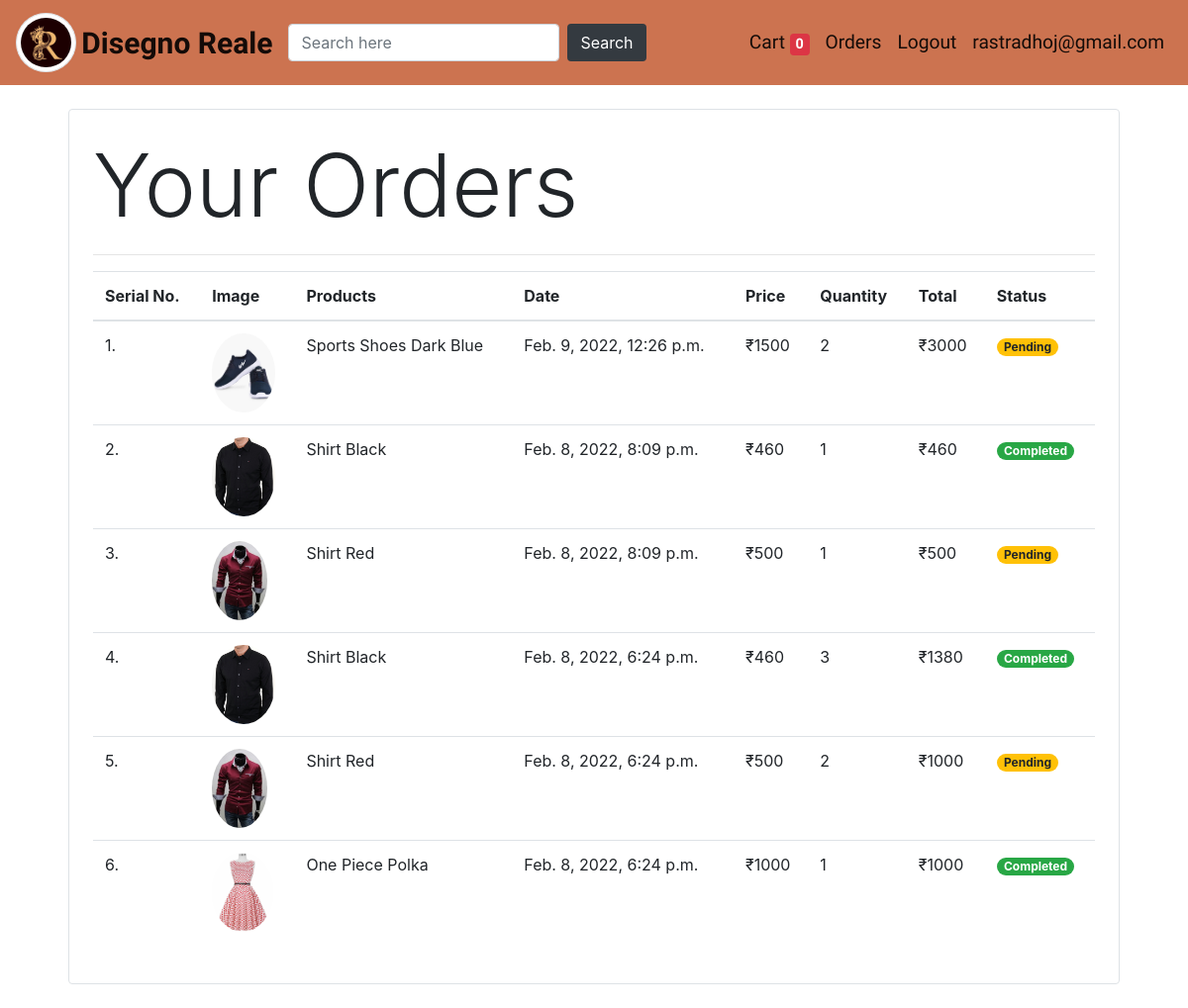
The page /orders (signed in) on the database as committed earlier.
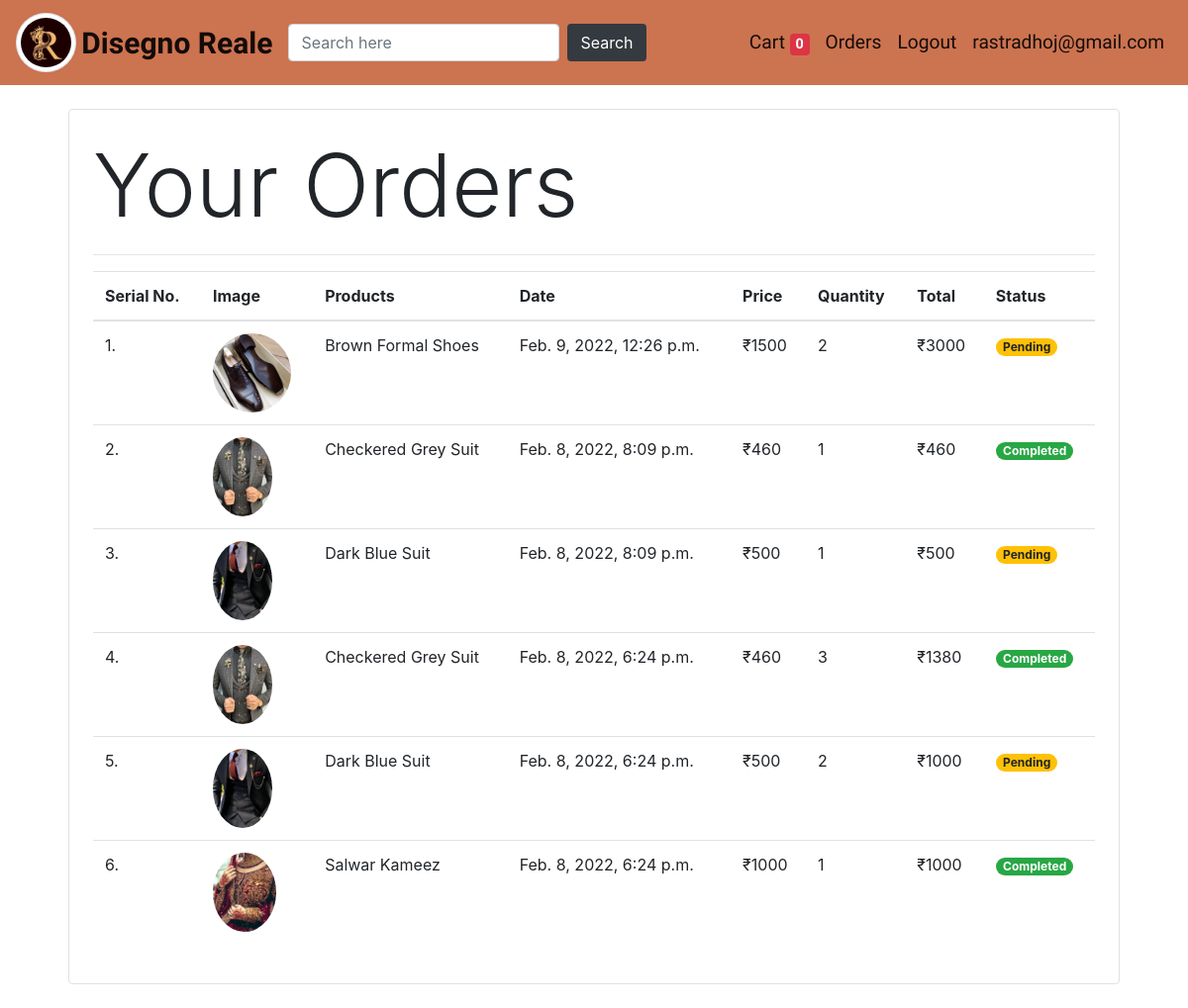
The same page on the database as committed later.
### store/models/orders.py (models this page shows, shortened)
class Order(models.Model):
    product = models.ForeignKey(Product,
                                on_delete=models.CASCADE)
    customer = models.ForeignKey(Customer,
                                 on_delete=models.CASCADE)
    quantity = models.IntegerField(default=1)
    price = models.IntegerField()
    address = models.CharField(max_length=50, default='', blank=True)
    phone = models.CharField(max_length=15, default='', blank=True)
    date = models.DateTimeField(default=datetime.datetime.today)
    status = models.BooleanField(default=False)
    @staticmethod
    def get_orders_by_customer(customer_id):
        return Order.objects.filter(customer=customer_id).order_by('-date')

### store/models/product.py (models this page shows, shortened)
class Product(models.Model):
    name = models.CharField(max_length=50)
    price = models.IntegerField(default=0)
    category = models.ForeignKey(Category, on_delete=models.CASCADE, default=1)
    description = models.CharField(max_length=200, default='', null=True, blank=True)
    image = models.ImageField(upload_to='uploads/products/')

### store/views/orders.py (the view)
# urls.py: path('orders', Orders.as_view(), name='orders'),
class Orders(View):
    @method_decorator(auth_middleware)
    def get(self, request):
        customer = request.session.get('customer')
        orders = Order.get_orders_by_customer(customer)
        return render(request, 'orders.html', {'orders': orders})

### store/templatetags/cart.py (called while the page is built)
@register.filter(name='multiply')
def multiply(number, multiplier):
    return number*multiplier

### store/templatetags/custom_filter.py (called while the page is built)
@register.filter(name='currency')
def currency(number):
    return '₹'+str(number)

### store/templates/orders.html
{% extends 'base.html' %}
{% block content %}
{% load cart %}
{% load custom_filter %}
<div class="container">
    <div class="border rounded p-4 m-4">
        <p class="display-2">Your Orders</p>
        <hr>
        <table class="table">
            <thead>
                <tr>
                    <th>Serial No.</th>
                    <th>Image</th>
                    <th>Products</th>
                    <th>Date</th>
                    <th>Price</th>
                    <th>Quantity</th>
                    <th>Total</th>
                    <th>Status</th>
                </tr>
            </thead>
            <tbody>
                {% for order in orders %}
                <tr>
                    <td>{{ forloop.counter }}.</td>
                    <td><img style="height:80px;" class="rounded-circle" src="{{ order.product.image.url }}" alt=""></td>
                    <td>{{ order.product.name }}</td>
                    <td>{{ order.date }}</td>
                    <td>{{ order.price|currency }}</td>
                    <td>{{ order.quantity }}</td>
                    <td>{{ order.quantity|multiply:order.price|currency }}</td>
                    {% if not order.status %}
                    <td><small class="badge badge-pill badge-warning">Pending</small></td>
                    {% else %}
                    <td><small class="badge badge-pill badge-success">Completed</small></td>
                    {% endif %}
                </tr>
                {% endfor %}
            </tbody>
        </table>
    </div>
</div>
{% endblock %}

Rows that differ between the two databases and show on the page:
changed through a linked row, Order: product.image: a different picture; product.name "Sports Shoes Dark Blue" → "Brown Formal Shoes"
changed through a linked row, Order (number 2 of 6 on the later page): product.image: a different picture; product.name "Shirt Black" → "Checkered Grey Suit"
changed through a linked row, Order (number 3 of 6 on the later page): product.image: a different picture; product.name "Shirt Red" → "Dark Blue Suit"
changed through a linked row, Order (number 4 of 6 on the later page): product.image: a different picture; product.name "Shirt Black" → "Checkered Grey Suit"
changed through a linked row, Order (number 5 of 6 on the later page): product.image: a different picture; product.name "Shirt Red" → "Dark Blue Suit"
changed through a linked row, Order: product.image: a different picture; product.name "One Piece Polka" → "Salwar Kameez"
